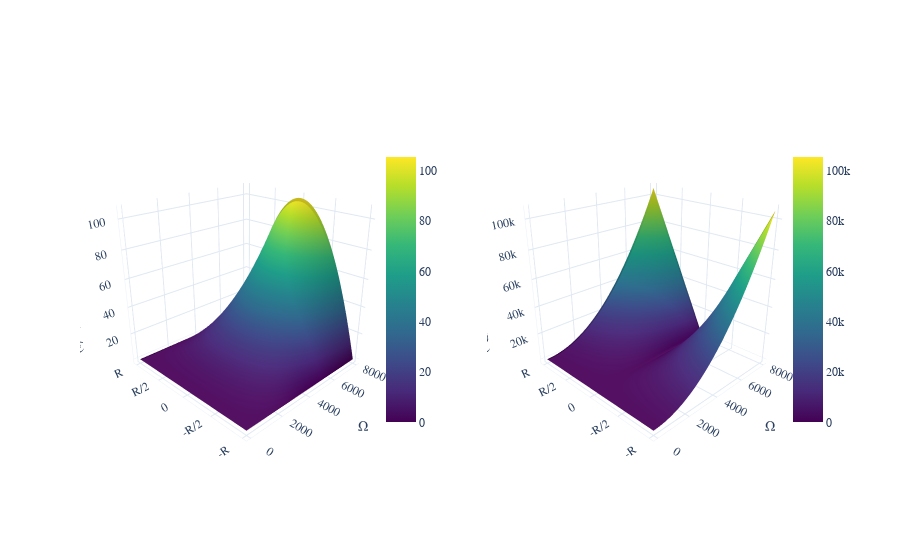

The notebook cell saved with this chart:
### Code cell
# plot the interaction of radius and rotation speed with shear stress and flow velocity
fig = make_subplots(
    rows=1, cols=2,
    specs=[[{'type': 'surface'}, {'type': 'surface'}]])

# adding surfaces to subplots.
fig.add_trace(go.Surface(x=list(x), y=list(y), z=z1, colorscale='Viridis',showscale=True,
                        colorbar=dict(len=0.75, x=0.40)),row=1,col=1)
fig.add_trace(go.Surface(x=list(x), y=list(y), z=z2, colorscale='Viridis',showscale=True,
                        colorbar=dict(len=0.75, x=0.95)),row=1,col=2)

# set display template
fig.update_layout(template='plotly_white')

# set camera position
zoom=1.4
camera = dict(
    up=dict(x=0, y=0, z=1),
    center=dict(x=0, y=0, z=0),
    eye=dict(x=-1.25*zoom, y=-1.25*zoom, z=0.75*zoom)
)

# set axis labels and tickmarks 
fig.update_layout(font=dict(family='Arial', size=12))

fig.update_layout(
    scene1=dict(camera=camera,
           yaxis=dict(title="",showline=True,zeroline=True,showgrid=True,showticklabels=True,
                     tickvals=[-0.0002,-0.0001,0,0.0001,0.0002],ticktext=["-R","-R/2","0","R/2","R"]),
           xaxis=dict(title=u"\u03A9",showline=True,zeroline=True,showgrid=True,showticklabels=True,
                     tickvals=[0,2000,4000,6000,8000]),
           zaxis=dict(title="Velocity u<sub>z</sub> (m/s)",showline=True,zeroline=True,showgrid=True,
                      showticklabels=True,tickvals=[20,40,60,80,100])),
    scene2=dict(camera=camera,#the default values are 1.25, 1.25, 1.25
           yaxis=dict(title="",showline=True,zeroline=True,showgrid=True,showticklabels=True,
                     tickvals=[-0.0002,-0.0001,0,0.0001,0.0002],ticktext=["-R","-R/2","0","R/2","R"]),
           xaxis=dict(title=u"\u03A9",showline=True,zeroline=True,showgrid=True,showticklabels=True,
                     tickvals=[0,2000,4000,6000,8000]),
           zaxis=dict(title="Shear Stress (Pa)",showline=True,zeroline=True,showgrid=True,
                      showticklabels=True,tickvals=[20000,40000,60000,80000,100000])))
fig.show()

### Figure 1 — Plotly figure (JSON) as saved in the notebook; plotly's stock layout.template omitted (floating-point values rounded to 4 significant figures; data arrays with more than 128 entries replaced by an {"elided": "..."} marker saying what was removed)
{"data": [{"colorbar": {"len": 0.75, "x": 0.4}, "colorscale": [[0, "#440154"], [0.1111, "#482878"], [0.2222, "#3e4989"], [0.3333, "#31688e"], [0.4444, "#26828e"], [0.5556, "#1f9e89"], [0.6667, "#35b779"], [0.7778, "#6ece58"], [0.8889, "#b5de2b"], [1, "#fde725"]], "scene": "scene", "showscale": true, "type": "surface", "x": [0, 80.81, 161.6, 242.4, 323.2, 404.0, 484.8, 565.7, 646.5, 727.3, 808.1, 888.9, 969.7, 1051.0, 1131.0, 1212.0, 1293.0, 1374.0, 1455.0, 1535.0, 1616.0, 1697.0, 1778.0, 1859.0, 1939.0, 2020.0, 2101.0, 2182.0, 2263.0, 2343.0, 2424.0, 2505.0, 2586.0, 2667.0, 2747.0, 2828.0, 2909.0, 2990.0, 3071.0, 3152.0, 3232.0, 3313.0, 3394.0, 3475.0, 3556.0, 3636.0, 3717.0, 3798.0, 3879.0, 3960.0, 4040.0, 4121.0, 4202.0, 4283.0, 4364.0, 4444.0, 4525.0, 4606.0, 4687.0, 4768.0, 4848.0, 4929.0, 5010.0, 5091.0, 5172.0, 5253.0, 5333.0, 5414.0, 5495.0, 5576.0, 5657.0, 5737.0, 5818.0, 5899.0, 5980.0, 6061.0, 6141.0, 6222.0, 6303.0, 6384.0, 6465.0, 6545.0, 6626.0, 6707.0, 6788.0, 6869.0, 6949.0, 7030.0, 7111.0, 7192.0, 7273.0, 7354.0, 7434.0, 7515.0, 7596.0, 7677.0, 7758.0, 7838.0, 7919.0, 8000], "y": [-0.0002, -0.000196, -0.0001919, -0.0001879, -0.0001838, -0.0001798, -0.0001758, -0.0001717, -0.0001677, -0.0001636, -0.0001596, -0.0001556, -0.0001515, -0.0001475, -0.0001434, -0.0001394, -0.0001354, -0.0001313, -0.0001273, -0.0001232, -0.0001192, -0.0001152, -0.0001111, -0.0001071, -0.000103, -9.899e-05, -9.495e-05, -9.091e-05, -8.687e-05, -8.283e-05, -7.879e-05, -7.475e-05, -7.071e-05, -6.667e-05, -6.263e-05, -5.859e-05, -5.455e-05, -5.051e-05, -4.646e-05, -4.242e-05, -3.838e-05, -3.434e-05, -3.03e-05, -2.626e-05, -2.222e-05, -1.818e-05, -1.414e-05, -1.01e-05, -6.061e-06, -2.02e-06, 2.02e-06, 6.061e-06, 1.01e-05, 1.414e-05, 1.818e-05, 2.222e-05, 2.626e-05, 3.03e-05, 3.434e-05, 3.838e-05, 4.242e-05, 4.646e-05, 5.051e-05, 5.455e-05, 5.859e-05, 6.263e-05, 6.667e-05, 7.071e-05, 7.475e-05, 7.879e-05, 8.283e-05, 8.687e-05, 9.091e-05, 9.495e-05, 9.899e-05, 0.000103, 0.0001071, 0.0001111, 0.0001152, 0.0001192, 0.0001232, 0.0001273, 0.0001313, 0.0001354, 0.0001394, 0.0001434, 0.0001475, 0.0001515, 0.0001556, 0.0001596, 0.0001636, 0.0001677, 0.0001717, 0.0001758, 0.0001798, 0.0001838, 0.0001879, 0.0001919, 0.000196, 0.0002], "z": {"elided": "201x201 float values"}}, {"colorbar": {"len": 0.75, "x": 0.95}, "colorscale": [[0, "#440154"], [0.1111, "#482878"], [0.2222, "#3e4989"], [0.3333, "#31688e"], [0.4444, "#26828e"], [0.5556, "#1f9e89"], [0.6667, "#35b779"], [0.7778, "#6ece58"], [0.8889, "#b5de2b"], [1, "#fde725"]], "scene": "scene2", "showscale": true, "type": "surface", "x": [0, 80.81, 161.6, 242.4, 323.2, 404.0, 484.8, 565.7, 646.5, 727.3, 808.1, 888.9, 969.7, 1051.0, 1131.0, 1212.0, 1293.0, 1374.0, 1455.0, 1535.0, 1616.0, 1697.0, 1778.0, 1859.0, 1939.0, 2020.0, 2101.0, 2182.0, 2263.0, 2343.0, 2424.0, 2505.0, 2586.0, 2667.0, 2747.0, 2828.0, 2909.0, 2990.0, 3071.0, 3152.0, 3232.0, 3313.0, 3394.0, 3475.0, 3556.0, 3636.0, 3717.0, 3798.0, 3879.0, 3960.0, 4040.0, 4121.0, 4202.0, 4283.0, 4364.0, 4444.0, 4525.0, 4606.0, 4687.0, 4768.0, 4848.0, 4929.0, 5010.0, 5091.0, 5172.0, 5253.0, 5333.0, 5414.0, 5495.0, 5576.0, 5657.0, 5737.0, 5818.0, 5899.0, 5980.0, 6061.0, 6141.0, 6222.0, 6303.0, 6384.0, 6465.0, 6545.0, 6626.0, 6707.0, 6788.0, 6869.0, 6949.0, 7030.0, 7111.0, 7192.0, 7273.0, 7354.0, 7434.0, 7515.0, 7596.0, 7677.0, 7758.0, 7838.0, 7919.0, 8000], "y": [-0.0002, -0.000196, -0.0001919, -0.0001879, -0.0001838, -0.0001798, -0.0001758, -0.0001717, -0.0001677, -0.0001636, -0.0001596, -0.0001556, -0.0001515, -0.0001475, -0.0001434, -0.0001394, -0.0001354, -0.0001313, -0.0001273, -0.0001232, -0.0001192, -0.0001152, -0.0001111, -0.0001071, -0.000103, -9.899e-05, -9.495e-05, -9.091e-05, -8.687e-05, -8.283e-05, -7.879e-05, -7.475e-05, -7.071e-05, -6.667e-05, -6.263e-05, -5.859e-05, -5.455e-05, -5.051e-05, -4.646e-05, -4.242e-05, -3.838e-05, -3.434e-05, -3.03e-05, -2.626e-05, -2.222e-05, -1.818e-05, -1.414e-05, -1.01e-05, -6.061e-06, -2.02e-06, 2.02e-06, 6.061e-06, 1.01e-05, 1.414e-05, 1.818e-05, 2.222e-05, 2.626e-05, 3.03e-05, 3.434e-05, 3.838e-05, 4.242e-05, 4.646e-05, 5.051e-05, 5.455e-05, 5.859e-05, 6.263e-05, 6.667e-05, 7.071e-05, 7.475e-05, 7.879e-05, 8.283e-05, 8.687e-05, 9.091e-05, 9.495e-05, 9.899e-05, 0.000103, 0.0001071, 0.0001111, 0.0001152, 0.0001192, 0.0001232, 0.0001273, 0.0001313, 0.0001354, 0.0001394, 0.0001434, 0.0001475, 0.0001515, 0.0001556, 0.0001596, 0.0001636, 0.0001677, 0.0001717, 0.0001758, 0.0001798, 0.0001838, 0.0001879, 0.0001919, 0.000196, 0.0002], "z": {"elided": "201x201 float values"}}], "layout": {"font": {"family": "Arial", "size": 12}, "scene": {"camera": {"center": {"x": 0, "y": 0, "z": 0}, "eye": {"x": -1.75, "y": -1.75, "z": 1.05}, "up": {"x": 0, "y": 0, "z": 1}}, "domain": {"x": [0, 0.45], "y": [0, 1]}, "xaxis": {"showgrid": true, "showline": true, "showticklabels": true, "tickvals": [0, 2000, 4000, 6000, 8000], "title": {"text": "Ω"}, "zeroline": true}, "yaxis": {"showgrid": true, "showline": true, "showticklabels": true, "ticktext": ["-R", "-R/2", "0", "R/2", "R"], "tickvals": [-0.0002, -0.0001, 0, 0.0001, 0.0002], "title": {"text": ""}, "zeroline": true}, "zaxis": {"showgrid": true, "showline": true, "showticklabels": true, "tickvals": [20, 40, 60, 80, 100], "title": {"text": "Velocity u<sub>z</sub> (m/s)"}, "zeroline": true}}, "scene2": {"camera": {"center": {"x": 0, "y": 0, "z": 0}, "eye": {"x": -1.75, "y": -1.75, "z": 1.05}, "up": {"x": 0, "y": 0, "z": 1}}, "domain": {"x": [0.55, 1], "y": [0, 1]}, "xaxis": {"showgrid": true, "showline": true, "showticklabels": true, "tickvals": [0, 2000, 4000, 6000, 8000], "title": {"text": "Ω"}, "zeroline": true}, "yaxis": {"showgrid": true, "showline": true, "showticklabels": true, "ticktext": ["-R", "-R/2", "0", "R/2", "R"], "tickvals": [-0.0002, -0.0001, 0, 0.0001, 0.0002], "title": {"text": ""}, "zeroline": true}, "zaxis": {"showgrid": true, "showline": true, "showticklabels": true, "tickvals": [20000, 40000, 60000, 80000, 100000], "title": {"text": "Shear Stress (Pa)"}, "zeroline": true}}}}
